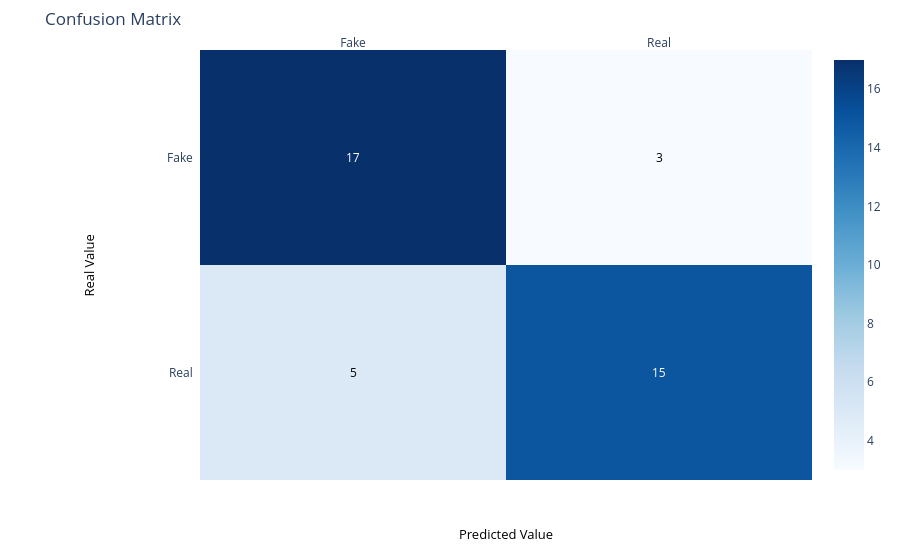

The code cell stored with this chart in its notebook:
### Code cell
cm_plot(cm, labels)

### Figure 1 — Plotly figure (JSON) as saved in the notebook; plotly's stock layout.template omitted (floating-point values rounded to 4 significant figures)
{"data": [{"colorscale": [[0, "rgb(247,251,255)"], [0.125, "rgb(222,235,247)"], [0.25, "rgb(198,219,239)"], [0.375, "rgb(158,202,225)"], [0.5, "rgb(107,174,214)"], [0.625, "rgb(66,146,198)"], [0.75, "rgb(33,113,181)"], [0.875, "rgb(8,81,156)"], [1, "rgb(8,48,107)"]], "reversescale": false, "showscale": true, "type": "heatmap", "x": ["Fake", "Real"], "y": ["Fake", "Real"], "z": [[17, 3], [5, 15]]}], "layout": {"annotations": [{"font": {"color": "#FFFFFF"}, "showarrow": false, "text": "17", "x": "Fake", "xref": "x", "y": "Fake", "yref": "y"}, {"font": {"color": "#000000"}, "showarrow": false, "text": "3", "x": "Real", "xref": "x", "y": "Fake", "yref": "y"}, {"font": {"color": "#000000"}, "showarrow": false, "text": "5", "x": "Fake", "xref": "x", "y": "Real", "yref": "y"}, {"font": {"color": "#FFFFFF"}, "showarrow": false, "text": "15", "x": "Real", "xref": "x", "y": "Real", "yref": "y"}, {"font": {"color": "black", "size": 13}, "showarrow": false, "text": "Predicted Value", "x": 0.5, "xref": "paper", "y": -0.15, "yref": "paper"}, {"font": {"color": "black", "size": 13}, "showarrow": false, "text": "Real Value", "textangle": -90, "x": -0.2, "xref": "paper", "y": 0.5, "yref": "paper"}], "margin": {"l": 200, "t": 50}, "title": {"text": "Confusion Matrix"}, "xaxis": {"dtick": 1, "gridcolor": "rgb(0, 0, 0)", "side": "top", "ticks": ""}, "yaxis": {"autorange": "reversed", "dtick": 1, "ticks": "", "ticksuffix": "  "}}}
